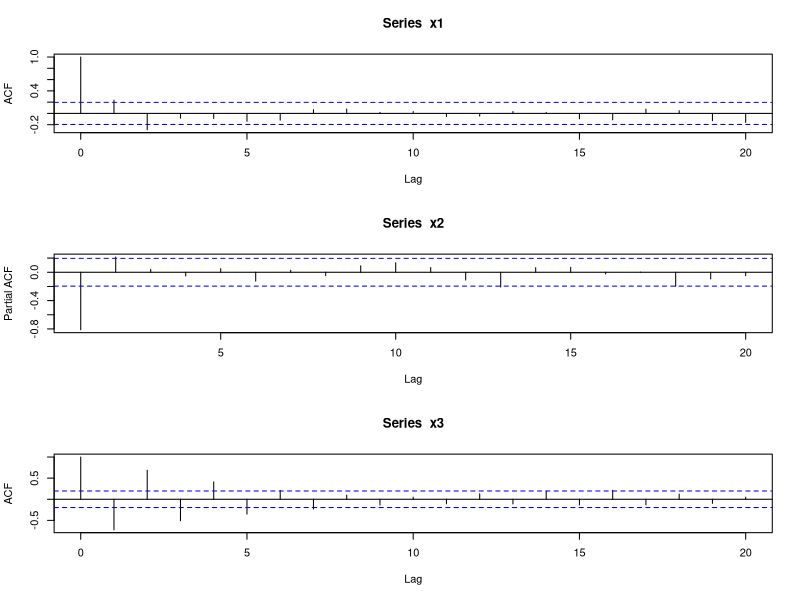

Generate this figure with R:
# 设置工作路径
setwd("D:\\softwares\\applied statistics\\rcodelearning\\chap14\\sourcecode")
# 设置随机数种子
set.seed(1)
# 样本量
samplesize <- 100
# ARMA序列1
x1 <- arima.sim(
    n = samplesize, # 样本量
    list(ma = c(0.5, -0.4))
)
# ARMA序列2
x2 <- arima.sim(
    n = samplesize, # 样本量
    list(ar = c(-0.5, 0.4))
)
# ARMA序列3
x3 <- arima.sim(
    n = samplesize, # 样本量
    list(
        ar = c(-0.3, 0.4),
        ma = c(-0.3, 0.25)
    )
)
# 开始绘图
dev.new()
# 保存文件
pdf("../codeimage/code5.pdf")
# 设置子图
par(mfrow = c(3, 1))
# 偏自相关函数图
acf(x1)
pacf(x2)
acf(x3)
# 关闭图形
dev.off()
# 关闭文件
dev.off()
# 保存工作空间
save.image("R5.RData")
